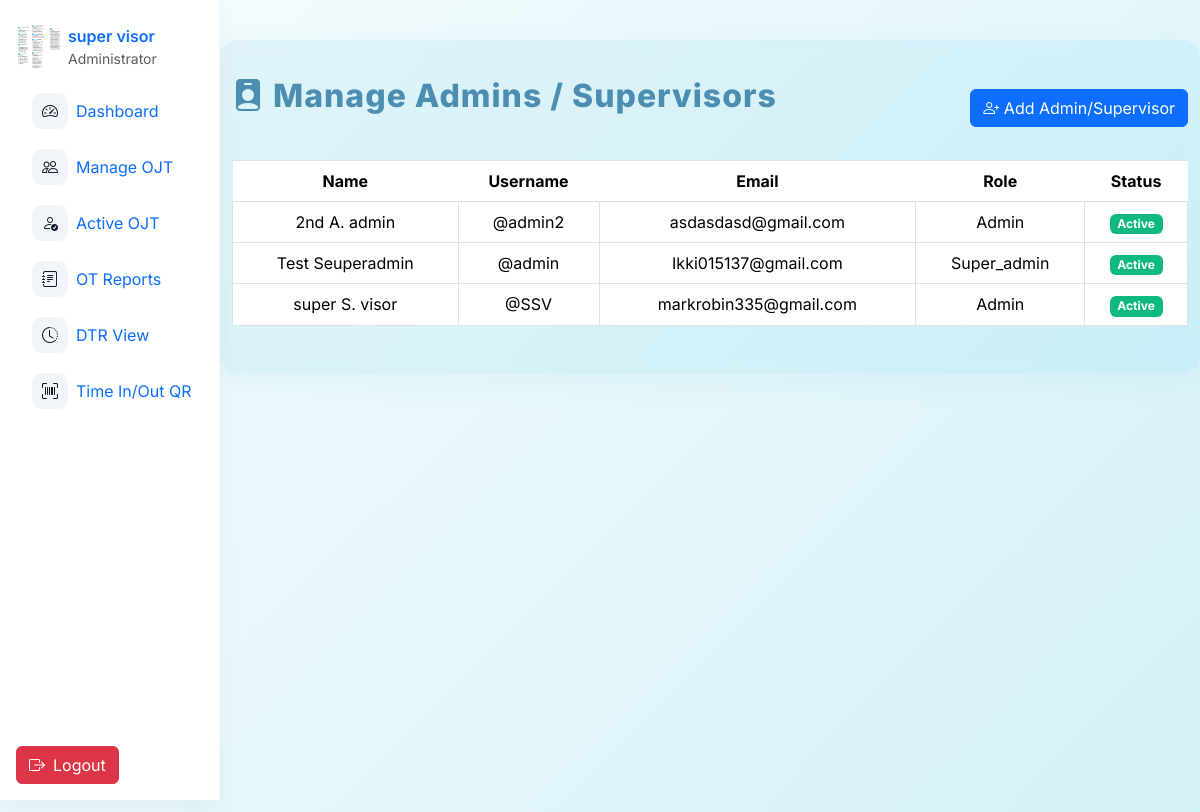
Screenshot of /admin/manage_admins.php (signed in) with the database file from the repository.
### tables this page shows
CREATE TABLE `users` (
  `id` int(11) NOT NULL,
  `username` varchar(50) NOT NULL,
  `email` varchar(100) NOT NULL,
  `password` varchar(255) NOT NULL,
  `role` enum('super_admin','admin','ojt') NOT NULL,
  `fname` varchar(50) DEFAULT NULL,
  `mname` varchar(225) DEFAULT NULL,
  `lname` varchar(50) DEFAULT NULL,
  `position` varchar(100) DEFAULT NULL,
  `age` int(11) DEFAULT NULL,
  `mobile` varchar(15) DEFAULT NULL,
  `school_org` varchar(100) DEFAULT NULL,
  `full_name` varchar(100) DEFAULT NULL,
  `bio` varchar(255) DEFAULT NULL,
  `profile_img` varchar(255) DEFAULT NULL,
  `adviser_id` int(11) DEFAULT NULL,
  `status` enum('active','restricted') NOT NULL DEFAULT 'active',
  `face_descriptor` text DEFAULT NULL
);

### admin/manage_admins.php (the view, shortened to what this page needs)
<?php
include '../db.php';
$admins = $oat->query("SELECT id, fname, mname, lname, username, email, role, status FROM users WHERE role IN ('admin', 'super_admin') ORDER BY lname, fname");
?>
<!DOCTYPE html>
<html lang="en">
<head>
    <link href="https://cdn.jsdelivr.net/npm/bootstrap@5.3.2/dist/css/bootstrap.min.css" rel="stylesheet">
    <link rel="stylesheet" href="https://cdn.jsdelivr.net/npm/bootstrap-icons@1.11.1/font/bootstrap-icons.css">
</head>
<body>
    <?php include 'nav.php'; ?>
    <div class="container admin-table-container">
        <div class="d-flex justify-content-between align-items-center mb-3">
            <div class="main-header">
                <i class="bi bi-person-badge-fill"></i> Manage Admins / Supervisors
            </div>
            <button class="btn btn-primary" data-bs-toggle="modal" data-bs-target="#addAdminModal">
                <i class="bi bi-person-plus"></i> Add Admin/Supervisor
            </button>
        </div>
        <div class="table-responsive">
            <table class="table table-bordered align-middle">
                <thead>
                    <tr>
                        <th>Name</th>
                        <th>Username</th>
                        <th>Email</th>
                        <th>Role</th>
                        <th>Status</th>
                    </tr>
                </thead>
                <tbody>
                    <?php while ($admin = $admins->fetch_assoc()): ?>
                        <tr>
                            <td>
                                <?php
                                    $mname = trim($admin['mname']);
                                    $middle = $mname ? strtoupper($mname[0]) . '.' : '';
                                    echo htmlspecialchars($admin['fname'] . ' ' . ($middle ? $middle . ' ' : '') . $admin['lname']);
                                ?>
                            </td>
                            <td>@<?= htmlspecialchars($admin['username']) ?></td>
                            <td><?= htmlspecialchars($admin['email']) ?></td>
                            <td><?= htmlspecialchars(ucfirst($admin['role'])) ?></td>
                            <td>
                                <span class="badge <?= $admin['status'] === 'active' ? 'bg-success' : 'bg-danger' ?>">
                                    <?= htmlspecialchars(ucfirst($admin['status'] ?? 'active')) ?>
                                </span>
                            </td>
                        </tr>
                    <?php endwhile; ?>
                </tbody>
            </table>
        </div>
    </div>
</body>
</html>

### admin/nav.php (shortened to what this page needs)
<?php
if (!function_exists('active')) {
    function active($page, $current) { return $page === $current ? 'active' : ''; }
}
$current = basename($_SERVER['PHP_SELF'] ?? '');
$avatar = 'uploads/noimg.png';
if (isset($_SESSION['avatar']) && $_SESSION['avatar'] && file_exists('../' . $_SESSION['avatar'])) {
    $avatar = $_SESSION['avatar'];
} else if (isset($_SESSION['user_id'])) {
    include_once '../db.php';
    $admin_id = (int)$_SESSION['user_id'];
    $result = $oat->query("SELECT profile_img FROM users WHERE id = $admin_id LIMIT 1");
    if ($result && $row = $result->fetch_assoc()) {
        if (!empty($row['profile_img']) && file_exists('../' . $row['profile_img'])) {
            $avatar = $row['profile_img'];
        }
    }
}
if (
    empty($_SESSION['fname']) ||
    empty($_SESSION['lname']) ||
    !isset($_SESSION['mname'])
) {
    include_once '../db.php';
    $admin_id = (int)$_SESSION['user_id'];
    $result = $oat->query("SELECT fname, mname, lname, profile_img FROM users WHERE id = $admin_id LIMIT 1");
    if ($result && $row = $result->fetch_assoc()) {
        if (!empty($row['profile_img']) && file_exists('../' . $row['profile_img'])) {
            $avatar = $row['profile_img'];
        }
    }
}
?>
<link href="https://cdn.jsdelivr.net/npm/bootstrap@5.3.2/dist/css/bootstrap.min.css" rel="stylesheet">
<link href="https://cdn.jsdelivr.net/npm/bootstrap-icons@1.10.5/font/bootstrap-icons.css" rel="stylesheet">
<nav id="sb-sidebar" class="d-none d-lg-flex flex-column" aria-label="Sidebar">
  <a href="adminprofileedit.php" class="d-flex align-items-center text-decoration-none mb-3">
    <img src="../<?php echo htmlspecialchars($avatar); ?>?t=<?php echo time(); ?>" alt="avatar" class="rounded me-2" style="width:44px;height:44px;object-fit:cover">
    <div class="d-flex flex-column">
      <span class="fw-semibold"><?php echo htmlspecialchars(($_SESSION['fname'] ?? '') . ' ' . ($_SESSION['lname'] ?? '')); ?></span>
      <small class="text-muted">Administrator</small>
    </div>
  </a>
  <div class="sb-nav nav flex-column gap-1" role="menu">
    <a class="nav-link d-flex align-items-center <?php echo active('admin.php',$current); ?>" href="admin.php" title="Dashboard" data-bs-toggle="tooltip" data-bs-placement="right">
      <div class="sb-icon"><i class="bi bi-speedometer2"></i></div>
      <div class="nav-label ms-2">Dashboard</div>
    </a>
    <a class="nav-link d-flex align-items-center <?php echo active('manageojt.php',$current); ?>" href="manageojt.php" title="Manage OJT" data-bs-toggle="tooltip" data-bs-placement="right">
      <div class="sb-icon"><i class="bi bi-people"></i></div>
      <div class="nav-label ms-2">Manage OJT</div>
    </a>
    <a class="nav-link d-flex align-items-center <?php echo active('activeojt.php',$current); ?>" href="activeojt.php" title="Active OJT" data-bs-toggle="tooltip" data-bs-placement="right">
      <div class="sb-icon"><i class="bi bi-person-check"></i></div>
      <div class="nav-label ms-2">Active OJT</div>
    </a>
    <a class="nav-link d-flex align-items-center <?php echo active('otreports.php',$current); ?>" href="otreports.php" title="OT Reports" data-bs-toggle="tooltip" data-bs-placement="right">
      <div class="sb-icon"><i class="bi bi-journal-text"></i></div>
      <div class="nav-label ms-2">OT Reports</div>
    </a>
    <a class="nav-link d-flex align-items-center <?php echo active('dtruserview.php',$current); ?>" href="dtruserview.php" title="DTR View" data-bs-toggle="tooltip" data-bs-placement="right">
      <div class="sb-icon"><i class="bi bi-clock-history"></i></div>
      <div class="nav-label ms-2">DTR View</div>
    </a>
    <a class="nav-link d-flex align-items-center <?php echo active('qr_generator.php',$current); ?>" href="qr_generator.php" title="QR Generator" data-bs-toggle="tooltip" data-bs-placement="right">
      <div class="sb-icon"><i class="bi bi-upc-scan"></i></div>
      <div class="nav-label ms-2">Time In/Out QR</div>
    </a>
  </div>
  <div class="sb-actions d-flex gap-2 mt-auto">
    <a href="logout.php" class="btn btn-danger d-flex align-items-center justify-content-center" title="Logout" data-bs-toggle="tooltip" data-bs-placement="right">
      <i class="bi bi-box-arrow-right"></i>
      <span class="label ms-2">Logout</span>
    </a>
  </div>
</nav>

### admin/manage_admins.php (style rules this page uses)
body { font-family: 'Inter', sans-serif; background: linear-gradient(135deg, #f6fcfe 0%, #e3f6fa 60%, #d2f1f7 100%); min-height: 100vh; }
.main-header { color: #4c8eb1; font-weight: 800; font-size: 2rem; margin-bottom: 24px; letter-spacing: 1px; display: flex; align-items: center; gap: 0.5rem; }
.admin-table-container { max-width: 1200px; margin: 40px auto 0 auto; padding: 2rem; background: rgba(60, 178, 204, 0.09); border-radius: 18px; box-shadow: 0 8px 30px rgba(60,178,204,0.08); backdrop-filter: blur(6px) saturate(120%); }
.table th { background: #4c8eb1; color: #fff; text-align: center; font-size: 1rem; font-weight: 700; border: none; }
.table td { vertical-align: middle; text-align: center; font-size: 1rem; }
.badge.bg-success { background: #10b981 !important; }
.btn-primary { background: #4c8eb1; border: none; }

### admin/nav.php (style rules this page uses)
:root { --sb-w:220px; --sb-cw:72px; }
#sb-sidebar { position: fixed; top: 0; left: 0; height: 100vh; width: var(--sb-w); z-index: 1040; transition: transform .22s ease, width .18s ease; }
body { padding-left: var(--sb-w); transition: padding-left .18s ease; font-family: 'Inter', sans-serif; }
#sb-sidebar { position:fixed; top:0; left:0; height:100vh; width:var(--sb-w); padding:1rem; background:#fff; border-right:1px solid rgba(0,0,0,.04); box-shadow:0 8px 24px rgba(10,10,10,.04); transition:width .18s ease; z-index:1040; overflow:hidden; }
.sb-icon { width:36px; height:36px; display:grid; place-items:center; border-radius:.6rem; background:#f1f5f9; color:#0f172a; flex:0 0 36px; }
.nav-label { white-space:nowrap; overflow:hidden; text-overflow:ellipsis; transition:opacity .12s ease, max-width .18s ease; max-width:160px; opacity:1; }
.sb-nav { overflow-y:auto; max-height:calc(100vh - 220px); scrollbar-width:none; -ms-overflow-style:none; }
.sb-actions .label { transition:opacity .12s ease, max-width .18s ease; }

### rows the page displays
users: profile_img (picture), fname+mname+lname "super S. visor", username "SSV", email "markrobin335@gmail.com", role "Admin", status "Active"
users: fname+mname+lname "2nd A. admin", username "admin2", email "asdasdasd@gmail.com", role "Admin", status "Active"
users: fname+mname+lname "Test Seuperadmin", username "admin", email "Ikki015137@gmail.com", role "Super_admin", status "Active"
